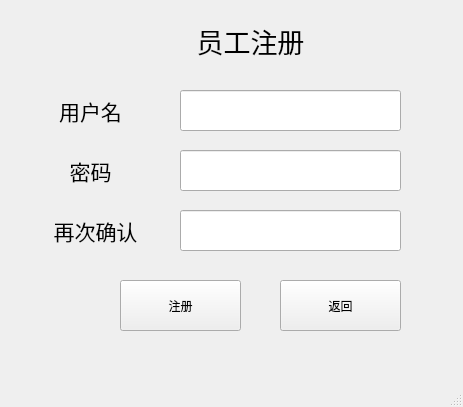
<?xml version="1.0" encoding="UTF-8"?>
<ui version="4.0">
 <class>new_staff</class>
 <widget class="QMainWindow" name="new_staff">
  <property name="geometry">
   <rect>
    <x>0</x>
    <y>0</y>
    <width>463</width>
    <height>407</height>
   </rect>
  </property>
  <property name="windowTitle">
   <string>员工注册</string>
  </property>
  <property name="styleSheet">
   <string notr="true"/>
  </property>
  <widget class="QWidget" name="centralwidget">
   <widget class="QPushButton" name="exit_btn">
    <property name="geometry">
     <rect>
      <x>280</x>
      <y>280</y>
      <width>121</width>
      <height>51</height>
     </rect>
    </property>
    <property name="text">
     <string>返回</string>
    </property>
   </widget>
   <widget class="QLineEdit" name="account_lineEdit">
    <property name="geometry">
     <rect>
      <x>180</x>
      <y>90</y>
      <width>221</width>
      <height>41</height>
     </rect>
    </property>
   </widget>
   <widget class="QPushButton" name="register_Btn">
    <property name="geometry">
     <rect>
      <x>120</x>
      <y>280</y>
      <width>121</width>
      <height>51</height>
     </rect>
    </property>
    <property name="text">
     <string>注册</string>
    </property>
   </widget>
   <widget class="QLabel" name="label_3">
    <property name="geometry">
     <rect>
      <x>110</x>
      <y>10</y>
      <width>281</width>
      <height>61</height>
     </rect>
    </property>
    <property name="font">
     <font>
      <family>AcadEref</family>
      <pointsize>20</pointsize>
     </font>
    </property>
    <property name="text">
     <string>员工注册</string>
    </property>
    <property name="alignment">
     <set>Qt::AlignCenter</set>
    </property>
   </widget>
   <widget class="QLabel" name="label">
    <property name="geometry">
     <rect>
      <x>50</x>
      <y>90</y>
      <width>81</width>
      <height>41</height>
     </rect>
    </property>
    <property name="font">
     <font>
      <family>AcadEref</family>
      <pointsize>16</pointsize>
     </font>
    </property>
    <property name="text">
     <string>用户名</string>
    </property>
    <property name="alignment">
     <set>Qt::AlignCenter</set>
    </property>
   </widget>
   <widget class="QLineEdit" name="password_lineEdit">
    <property name="geometry">
     <rect>
      <x>180</x>
      <y>150</y>
      <width>221</width>
      <height>41</height>
     </rect>
    </property>
   </widget>
   <widget class="QLabel" name="label_2">
    <property name="geometry">
     <rect>
      <x>50</x>
      <y>150</y>
      <width>81</width>
      <height>41</height>
     </rect>
    </property>
    <property name="font">
     <font>
      <family>AcadEref</family>
      <pointsize>16</pointsize>
     </font>
    </property>
    <property name="text">
     <string>密码</string>
    </property>
    <property name="alignment">
     <set>Qt::AlignCenter</set>
    </property>
   </widget>
   <widget class="QLabel" name="label_4">
    <property name="geometry">
     <rect>
      <x>30</x>
      <y>210</y>
      <width>131</width>
      <height>41</height>
     </rect>
    </property>
    <property name="font">
     <font>
      <family>AcadEref</family>
      <pointsize>16</pointsize>
     </font>
    </property>
    <property name="text">
     <string>再次确认</string>
    </property>
    <property name="alignment">
     <set>Qt::AlignCenter</set>
    </property>
   </widget>
   <widget class="QLineEdit" name="password_lineEdit_2">
    <property name="geometry">
     <rect>
      <x>180</x>
      <y>210</y>
      <width>221</width>
      <height>41</height>
     </rect>
    </property>
   </widget>
  </widget>
  <widget class="QMenuBar" name="menubar">
   <property name="geometry">
    <rect>
     <x>0</x>
     <y>0</y>
     <width>463</width>
     <height>26</height>
    </rect>
   </property>
  </widget>
  <widget class="QStatusBar" name="statusbar"/>
 </widget>
 <resources/>
 <connections/>
</ui>
